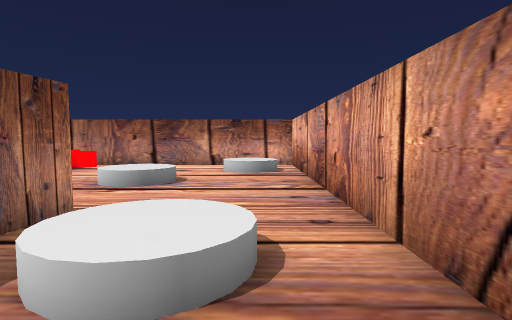
[1] (above)

19 first-person views from a walk through a scene from a Unity 3-D project. The camera is 0.58 m above the floor, tilts 4° down and sees 80° across. The floor is counted in squares, 0.5 m on a side. Each view is taken from the middle of a square. On the plan, view 1 faces up. The plan holds only what a view shows up to about 13 squares ahead; the rest is blank.

[2]
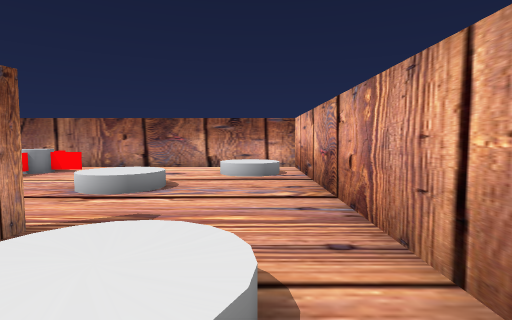

[3]
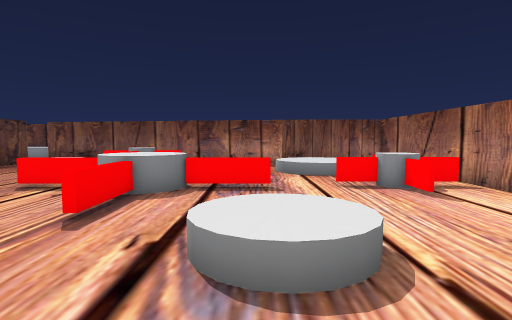

[4]
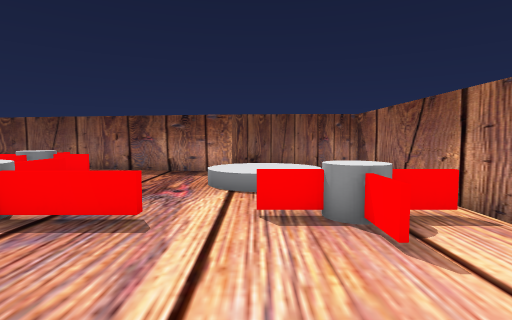

[5]
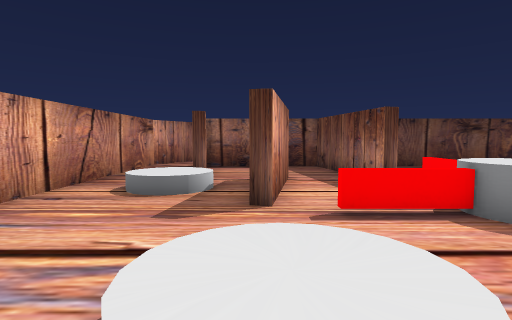

[6]
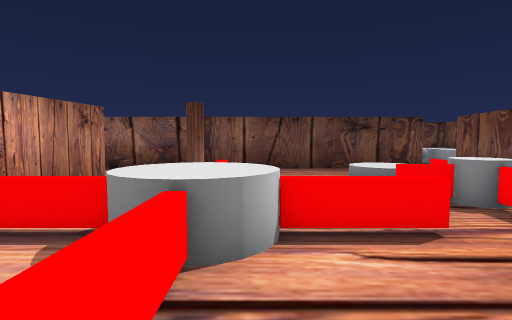

[7]
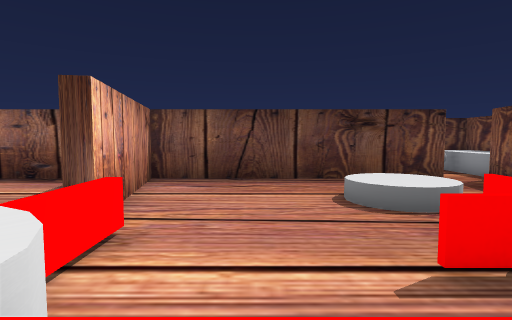

[8]
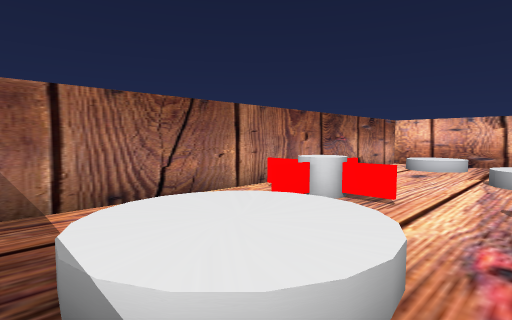

[9]
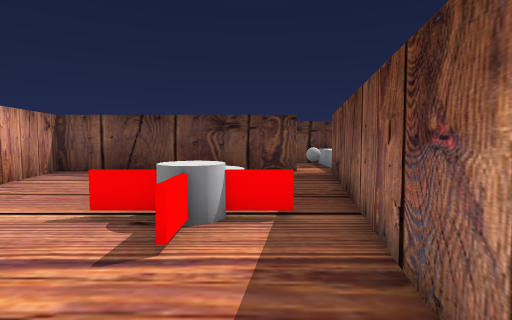

[10]
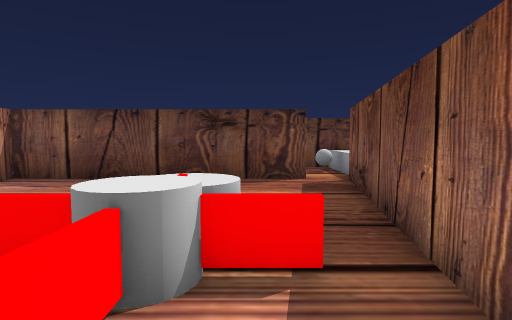

[11]
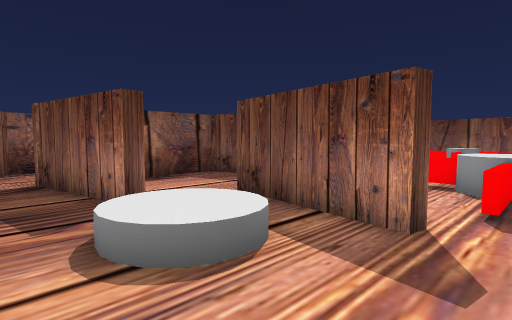

[12]
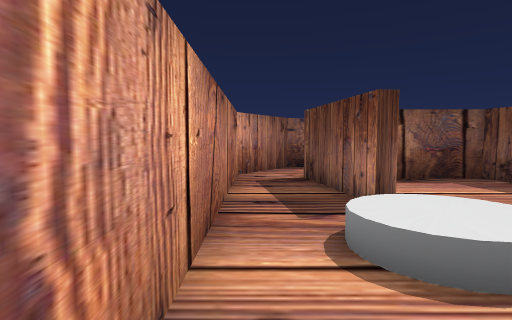

[13]
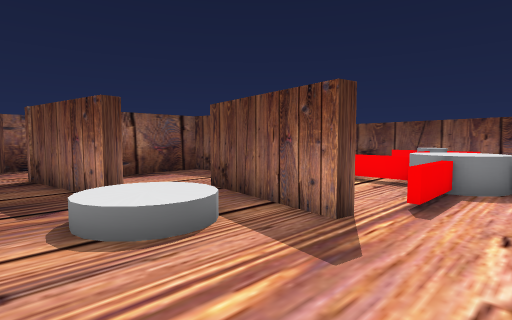

[14]
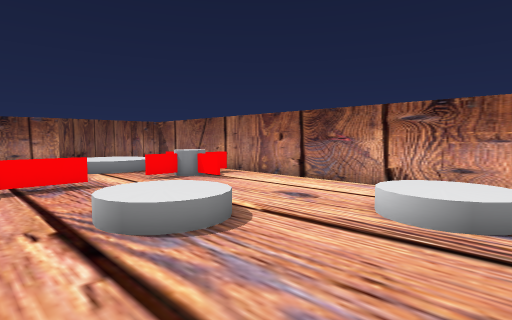

[15]
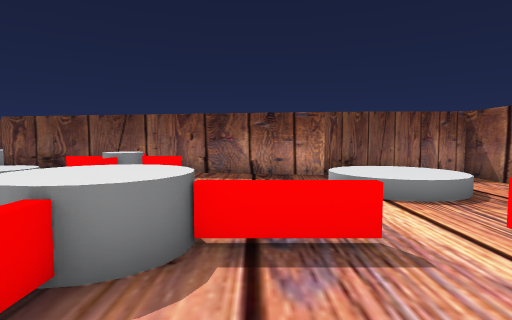

[16]
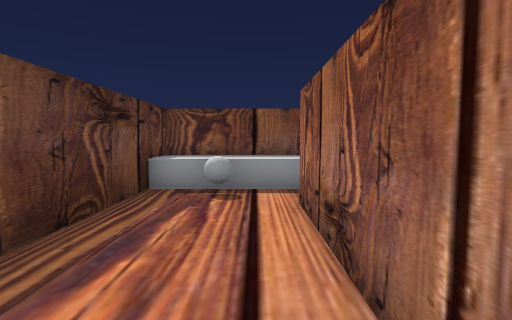

[17]
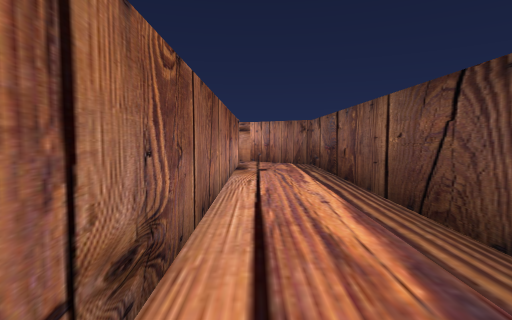

[18]
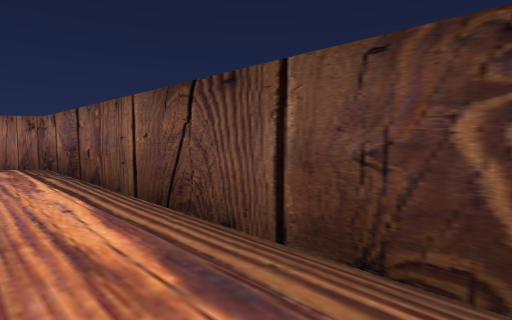

[19]
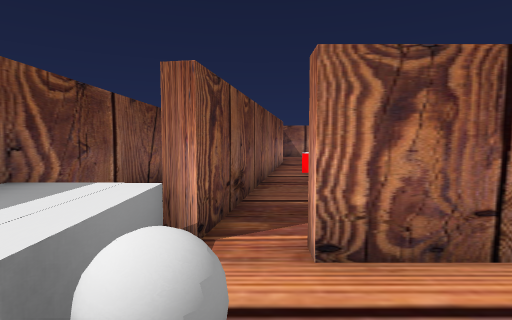

### Floor plan
Key: @ floor where view 1 was taken; # wall or solid block; . floor; = window, fence, low wall or low ledge; ^ raised ledge; B ball; O other object.
Columns run from 18 left of view 1 to 2 right of it. Each row starts with its distance up from view 1.
 14     #################
 13     #.....#.........#
 12     #..O.OOO.....OO.#
 11     #.OOO.OO.....OOO#
 10     #.OOO.........O.#
  9     #.OOO.....OO....#
  8     #......O..OOO...#
  7     #......O...O....#
  6     #.....OO........#
  5    ##.O.OOOOOOO#....#
  4    #.OOO...O..=#.O..#
  3 #  #..O....O..##OOO.#
  2 #  #. O....##.##OOO.#
  1 #  #. OO...##.####..#
  0 #  #.OOO....#..  #@.#
 -1 # ##..O.....#..  #..#
 -2 # #.........#    #..#
 -3 #^^.##############..#
 -4 #^^................##
 -5 #^BB...............#
 -6 #^^...............##
 -7 ###################

Where each view was taken, in squares from view 1:
view 1: 0 up, 0 right, facing up
view 2: 1 up, 0 right, facing up
view 3: 8 up, 0 right, facing left
view 4: 10 up, 3 left, facing left
view 5: 10 up, 3 left, facing down
view 6: 9 up, 8 left, facing down
view 7: 6 up, 9 left, facing down
view 8: 8 up, 13 left, facing up-right
view 9: 8 up, 13 left, facing down
view 10: 6 up, 13 left, facing down
view 11: 6 up, 1 right, facing down-left
view 12: 6 up, 1 right, facing down
view 13: 7 up, 1 right, facing down-left
view 14: 6 up, 1 right, facing up-left
view 15: 7 up, 4 left, facing left
view 16: 4 down, 9 left, facing left
view 17: 4 down, 14 left, facing right
view 18: 4 down, 14 left, facing down-right
view 19: 6 down, 15 left, facing up
